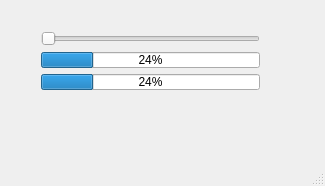
<?xml version="1.0" encoding="UTF-8"?>
<ui version="4.0">
 <class>MainWindow</class>
 <widget class="QMainWindow" name="MainWindow">
  <property name="geometry">
   <rect>
    <x>0</x>
    <y>0</y>
    <width>325</width>
    <height>186</height>
   </rect>
  </property>
  <property name="windowTitle">
   <string>MainWindow</string>
  </property>
  <widget class="QWidget" name="centralWidget">
   <widget class="QWidget" name="">
    <property name="geometry">
     <rect>
      <x>30</x>
      <y>20</y>
      <width>241</width>
      <height>81</height>
     </rect>
    </property>
    <layout class="QVBoxLayout" name="verticalLayout">
     <item>
      <widget class="QSlider" name="horizontalSlider">
       <property name="orientation">
        <enum>Qt::Horizontal</enum>
       </property>
      </widget>
     </item>
     <item>
      <widget class="QProgressBar" name="progressBar_2">
       <property name="value">
        <number>24</number>
       </property>
      </widget>
     </item>
     <item>
      <widget class="QProgressBar" name="progressBar">
       <property name="value">
        <number>24</number>
       </property>
      </widget>
     </item>
    </layout>
   </widget>
  </widget>
  <widget class="QMenuBar" name="menuBar">
   <property name="geometry">
    <rect>
     <x>0</x>
     <y>0</y>
     <width>325</width>
     <height>21</height>
    </rect>
   </property>
  </widget>
  <widget class="QStatusBar" name="statusBar"/>
 </widget>
 <layoutdefault spacing="6" margin="11"/>
 <resources/>
 <connections/>
</ui>
